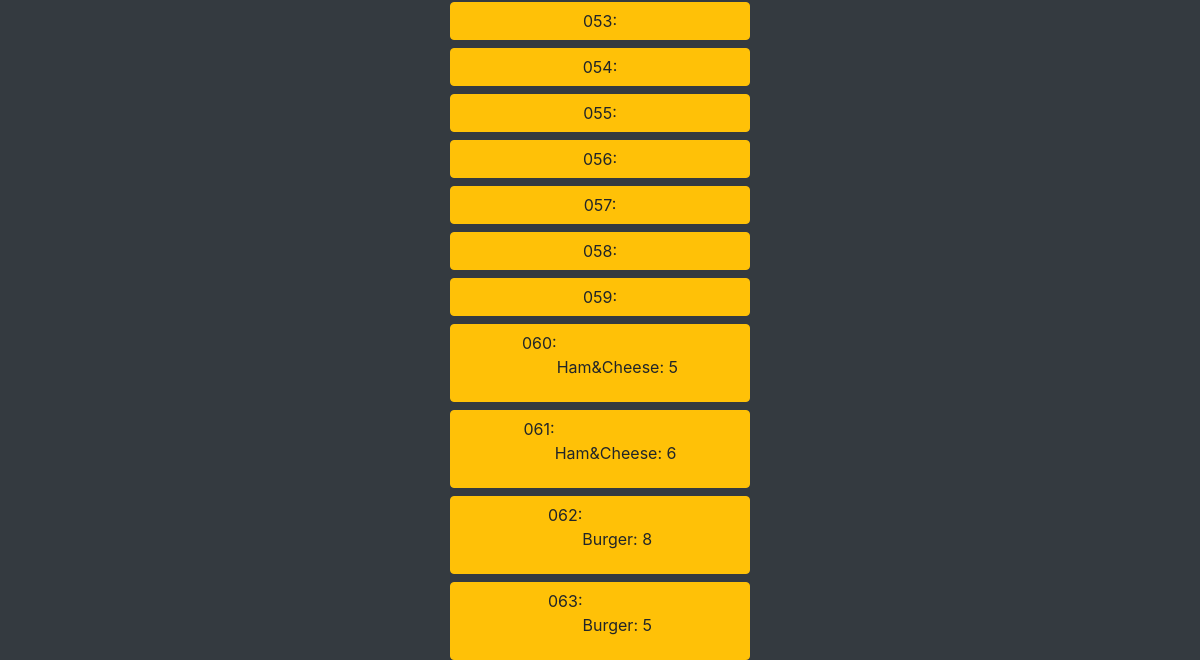
Before: /ordersys/orders/ (lower part) with the older database file.
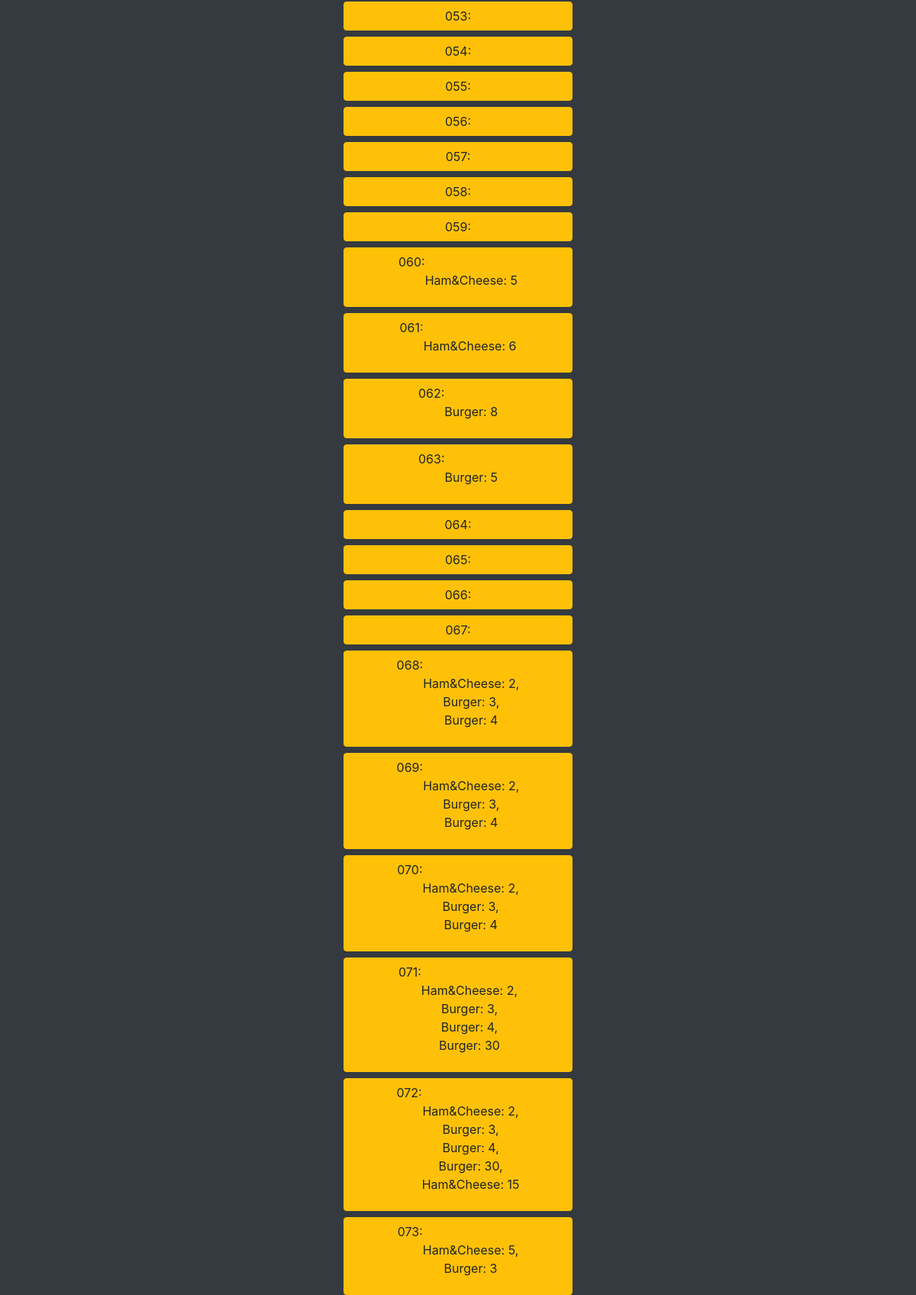
After: the same page with the newer database file.
### ordersys/models.py (models this page shows, shortened)
class Order(models.Model):
    ordered_items = models.ManyToManyField(Product, through='ProductAmount')
    date_ordered = models.DateTimeField("Ordered", auto_now=True)
    status = models.CharField(max_length=12, default="Pending")
    def ordered_items_products_amounts(self):
        end = ''
        for item in ProductAmount.objects.filter(order=self):
            end += '\n{}: {}, '.format(item.product.name, item.amount_of_product)
        return end[:-2]
    def __str__(self):
        return str(self.id)[1:]

class ProductAmount(models.Model):
    order = models.ForeignKey(Order, on_delete=models.CASCADE)
    product = models.ForeignKey(Product, on_delete=models.CASCADE)
    amount_of_product = models.PositiveIntegerField()

class Product(models.Model):
    name = models.CharField(max_length=32)
    recipe = models.ManyToManyField(Ingredient, through='IngredientAmount')

### ordersys/views.py (the view)
# urls.py: path('orders/', views.OrdersView.as_view(), name='index'),
class OrdersView(generic.ListView):
    model=Order
    template_name = 'ordersys/orders.html'
    context_object_name = 'orders_list'
    orderint = ['id']
    def get_queryset(self):
        return Order.objects.all()

### ordersys/templates/ordersys/orders.html (shortened to what this page needs)
{% extends 'ordersys/base.html'%}
{% block content %}
    {% if orders_list %}
        {% for order in orders_list %}
            {% if order.status == "Pending" %}
                <form action="{% url 'ordersys:start_preparing' order.id%}" method="post" class="d-flex justify-content-center">
                    <button type="submit" class="btn btn-warning w-25 d-flex mt-2 mb-0 justify-content-center">{{order}}:{{order.ordered_items_products_amounts|linebreaks}}</button>
                </form>
            {% elif order.status == "Prepare" %}
                <form action="{% url 'ordersys:finish_preparing' order.id%}" method="post" class="d-flex justify-content-center">
                    {% csrf_token %}
                    <button type="submit" class="btn btn-primary w-25 d-flex mt-2 mb-0 justify-content-center text-light">{{order}}:{{order.ordered_items_products_amounts|linebreaks}}</button>
                </form>
            {% elif order.status == "Collect" %}
                <form action="{% url 'ordersys:collect_preparing' order.id%}" method="post" class="d-flex justify-content-center">
                    {% csrf_token %}
                    <button type="submit" class="btn btn-success w-25 d-flex mt-2 mb-0 justify-content-center text-light">{{order}}:{{order.ordered_items_products_amounts|linebreaks}}</button>
                </form>
            {% elif order.status == "Done" %}
                <div class="d-flex justify-content-center">
                    <button type="submit" class="btn btn-secondary w-25 d-flex justify-content-center mt-2 mb-0 text-light">{{order}}:{{order.ordered_items_products_amounts|linebreaks}}</p>
                </div>
            {% else %}
                <div class="d-flex justify-content-center">
                    <button type="submit" class="btn btn-danger d-flex w-25 justify-content-center mt-2 mb-0 text-light">{{order}}:{{order.ordered_items_products_amounts|linebreaks}}</p>
                </div>
            {% endif %}
        {% endfor %}
    {% endif %}
{% endblock %}

### ordersys/templates/ordersys/base.html (shortened to what this page needs)
<!DOCTYPE html>
<html>
    <head>
        <link rel="stylesheet" href="https://stackpath.bootstrapcdn.com/bootstrap/4.5.2/css/bootstrap.min.css">
    </head>
    <body class="bg-dark d-flex pt-5 mt-2 justify-content-center">
        <div class="wrapper w-100">
            {% block content %}
            {% endblock %}
        </div>
    </body>
</html>

Changed rows visible on the page:
added Order: id "064"
added Order: id "065"
added Order: id "066"
added Order: id "067"
added Order: id "068", ordered_items_products_amounts "Ham&Cheese: 2, Burger: 3, Burger: 4"
added Order: id "069", ordered_items_products_amounts "Ham&Cheese: 2, Burger: 3, Burger: 4"
added Order: id "070", ordered_items_products_amounts "Ham&Cheese: 2, Burger: 3, Burger: 4"
added Order: id "071", ordered_items_products_amounts "Ham&Cheese: 2, Burger: 3, Burger: 4, Burger: 30"
added Order: id "072", ordered_items_products_amounts "Ham&Cheese: 2, Burger: 3, Burger: 4, Burger: 30, Ham&Cheese: 15"
added Order: id "073", ordered_items_products_amounts "Ham&Cheese: 5, Burger: 3"
